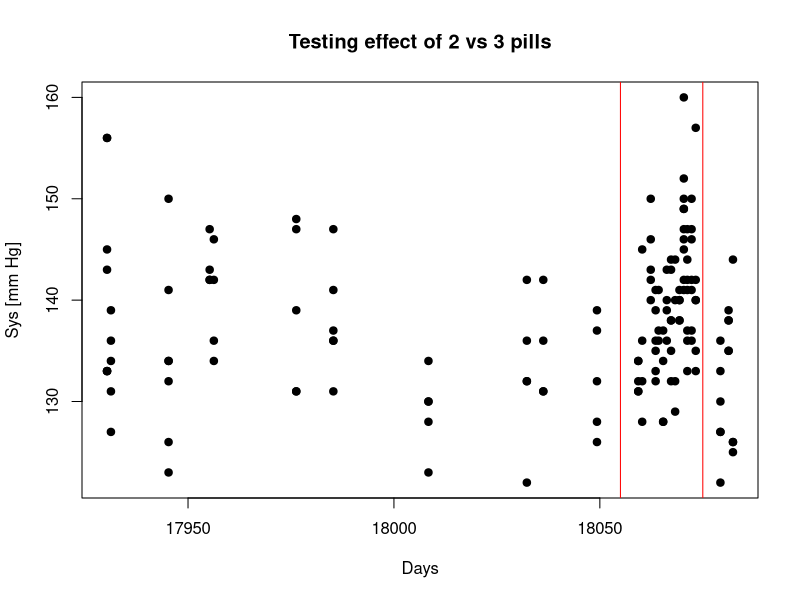
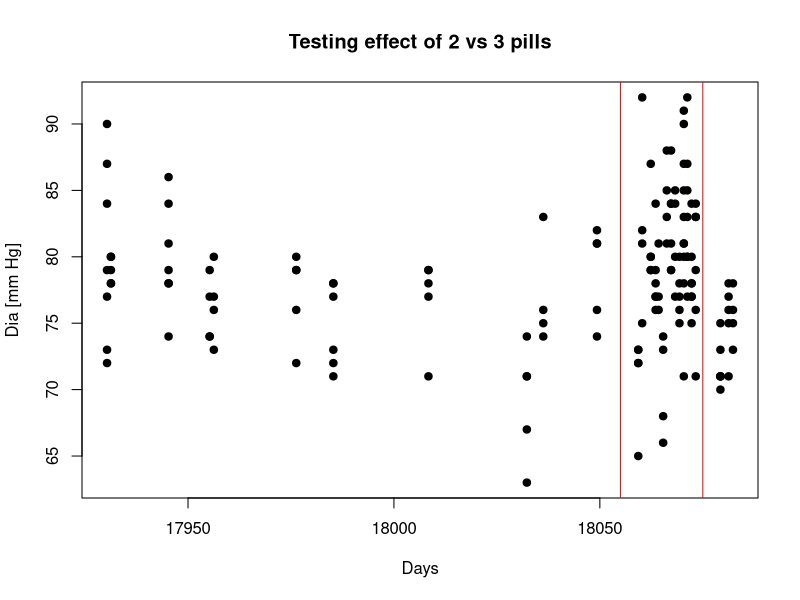
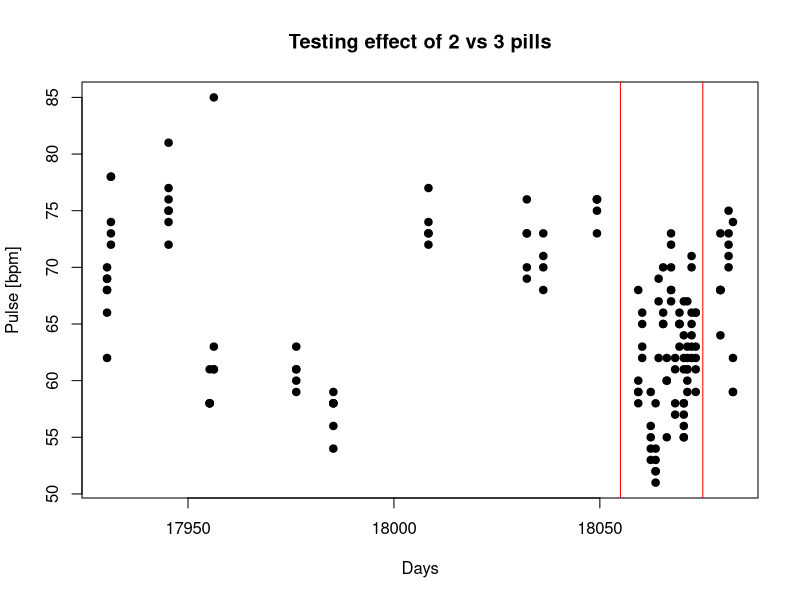

Generate these figures, in order, with R:
## ---- chunk 1
library(lubridate)
library(fBasics)
## ---- chunk 2
data <- read.csv("bp3.csv",header=T,sep="",fileEncoding = "UCS-2LE")
colnames(data) <- c("Year","Month","Day","Hour","Minute","Sys","Dia","Pulse")
POSIXtime = ISOdatetime(year=data$Year, month=data$Month, day=data$Day, hour = data$Hour, min = data$Minute, sec = 0, tz = "UTC") # on the hour
jd <- julian(POSIXtime)
local_df <- cbind(data,POSIXtime,jd)
## ---- chunk 3
plot(local_df$jd,local_df$Sys,pch=19,xlab="Days",ylab="Sys [mm Hg]",main="Testing effect of 2 vs 3 pills")
lim1 <- 18055.0
lim2 <- 18075.0
abline(v=lim1,col="red")
abline(v=lim2,col="red")

plot(local_df$jd,local_df$Dia,pch=19,xlab="Days",ylab="Dia [mm Hg]",main="Testing effect of 2 vs 3 pills")
lim1 <- 18055.0
lim2 <- 18075.0
abline(v=lim1,col="red")
abline(v=lim2,col="red")

plot(local_df$jd,local_df$Pulse,pch=19,xlab="Days",ylab="Pulse [bpm]",main="Testing effect of 2 vs 3 pills")
lim1 <- 18055.0
lim2 <- 18075.0
abline(v=lim1,col="red")
abline(v=lim2,col="red")

## ---- chunk 4
# Define sample with all medicine
idx <- which(local_df$jd < lim1 | local_df$jd > lim2)
# Define sampel with only towmedicines
jdx <- which(local_df$jd > lim1 & local_df$jd < lim2)

# Test on Sys
var1totest <- local_df$Sys[idx]
var2totest <- local_df$Sys[jdx]
ks2 <- ks2Test(var1totest,var2totest)
ks2

# Test on Dia
var1totest <- local_df$Dia[idx]
var2totest <- local_df$Dia[jdx]
ks2 <- ks2Test(var1totest,var2totest)
ks2

# Test on Pulse
var1totest <- local_df$Pulse[idx]
var2totest <- local_df$Pulse[jdx]
ks2 <- ks2Test(var1totest,var2totest)
ks2
## ---- chunk 5
## rnorm - 
   # Generate Series drawn from different populations:
   x = rnorm(34)
   y = rnorm(76)+1.2
  
## ks2Test - 
   ks2Test(x, y)
